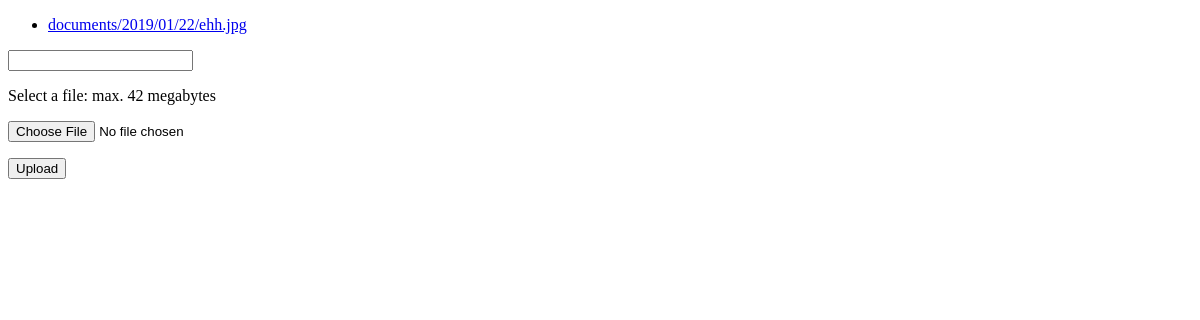
/myapp/, run on an earlier commit of the app's database.
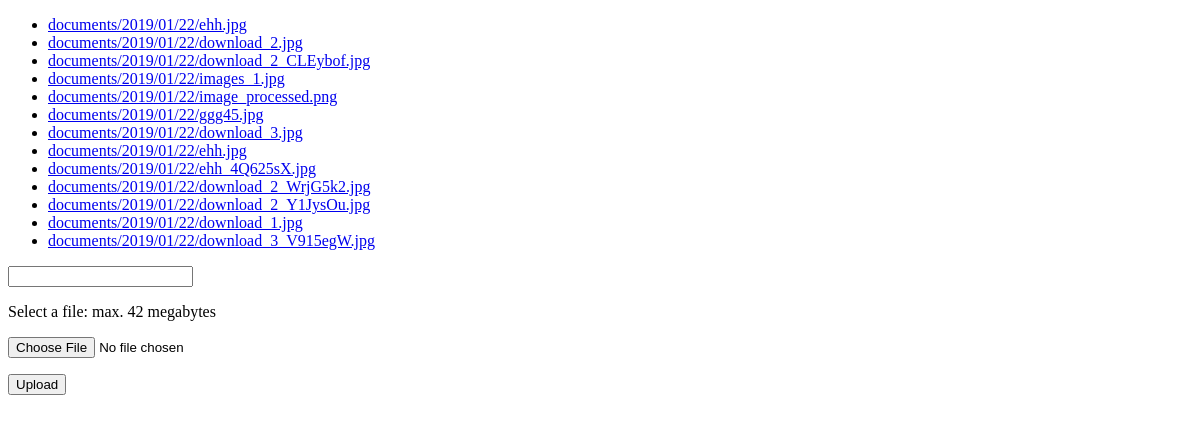
And on a later commit of the database.
### myapp/models.py (models this page shows)
class Document(models.Model):
    docfile = models.FileField(upload_to='documents/%Y/%m/%d')

### myapp/views.py (the view)
# urls.py: path('', views.list, name='list')
def list(request):
    if request.method == 'POST':
        print(request.POST)
        print(request.FILES)
        form = DocumentForm(request.POST, request.FILES)
        print(1)
        if form.is_valid():
            newdoc = Document(docfile = request.FILES['docfile'])
            newdoc.save()
            print(2)
            return HttpResponseRedirect(reverse('list'))
    else:
        form = DocumentForm() # A empty, unbound form
        print(3)
    print(4)
    documents = Document.objects.all()
    return render(request, 'list.html', {'documents': documents, 'form': form})

### myapp/forms.py
class DocumentForm(forms.Form):
    docfile = forms.FileField(
        label='Select a file',
        help_text='max. 42 megabytes'
    )

### myapp/templates/list.html (shortened to what this page needs)
<!DOCTYPE html>
<html>
    <head>
    </head>
    <body>
        {% if documents %}
            <ul>
                {% for document in documents %}
                    <li><a href="{{ document.docfile.url }}">{{ document.docfile.name }}</a></li>
                {% endfor %}
            </ul>
        {% else %}
            <p>No documents.</p>
        {% endif %}
        <form name = "form" id = "your_form_id" action="{% url "list" %}" method="post" enctype="multipart/form-data">
                 <input type = "text" width=50px name="uu"/>
            <p>{{ form.docfile.label_tag }} {{ form.docfile.help_text }}</p>
            <p>
                {{ form.docfile }}
            </p>
            <p><input type="submit" value="Upload"/></p>
        </form>
    </body>
</html>

What changed in the data, as far as the page shows it:
added Document: docfile.name "documents/2019/01/22/download_2.jpg"
added Document: docfile.name "documents/2019/01/22/download_2_CLEybof.jpg"
added Document: docfile.name "documents/2019/01/22/images_1.jpg"
added Document: docfile.name "documents/2019/01/22/image_processed.png"
added Document: docfile.name "documents/2019/01/22/ggg45.jpg"
added Document: docfile.name "documents/2019/01/22/download_3.jpg"
added Document: docfile.name "documents/2019/01/22/ehh.jpg"
added Document: docfile.name "documents/2019/01/22/ehh_4Q625sX.jpg"
added Document: docfile.name "documents/2019/01/22/download_2_WrjG5k2.jpg"
added Document: docfile.name "documents/2019/01/22/download_2_Y1JysOu.jpg"
added Document: docfile.name "documents/2019/01/22/download_1.jpg"
added Document: docfile.name "documents/2019/01/22/download_3_V915egW.jpg"
